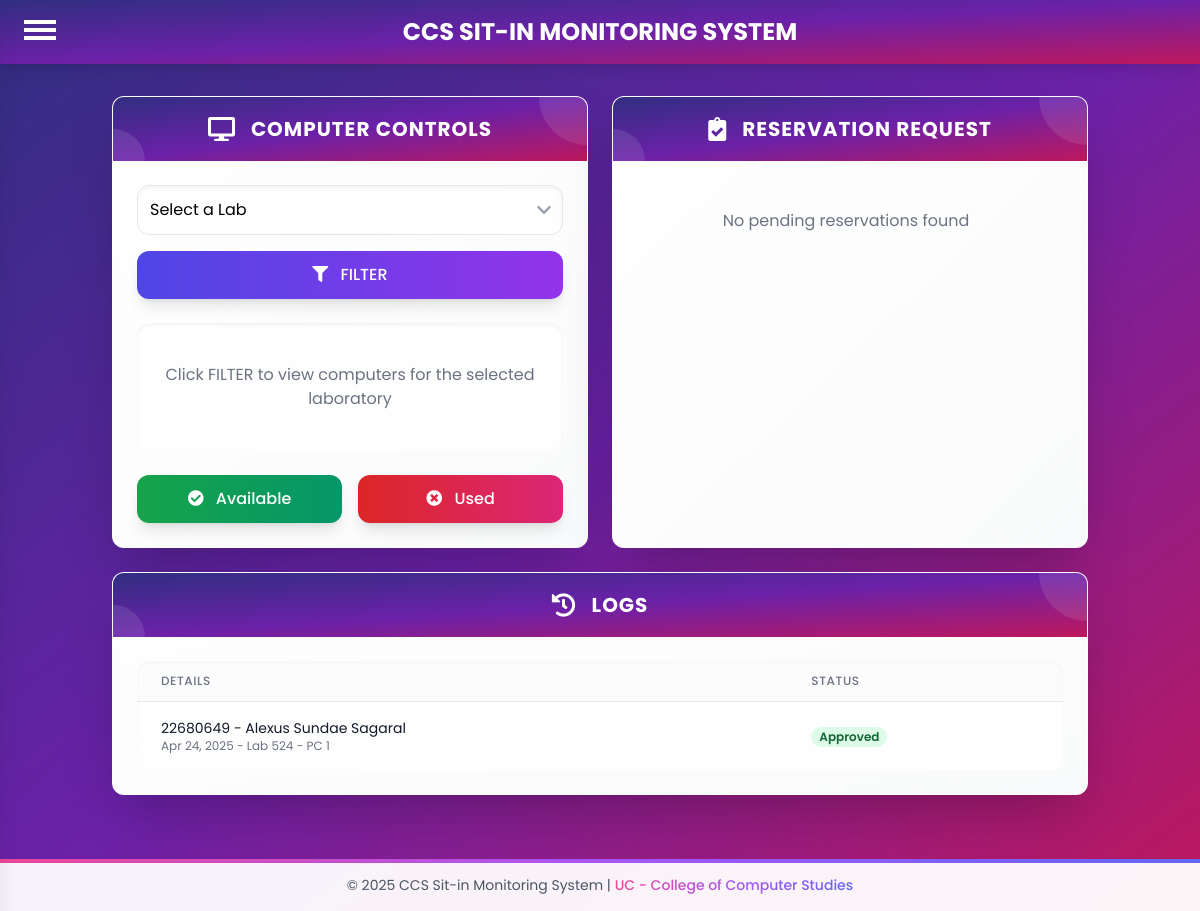
The page /admin/admin_reservation.php (signed in) on the database as committed earlier.
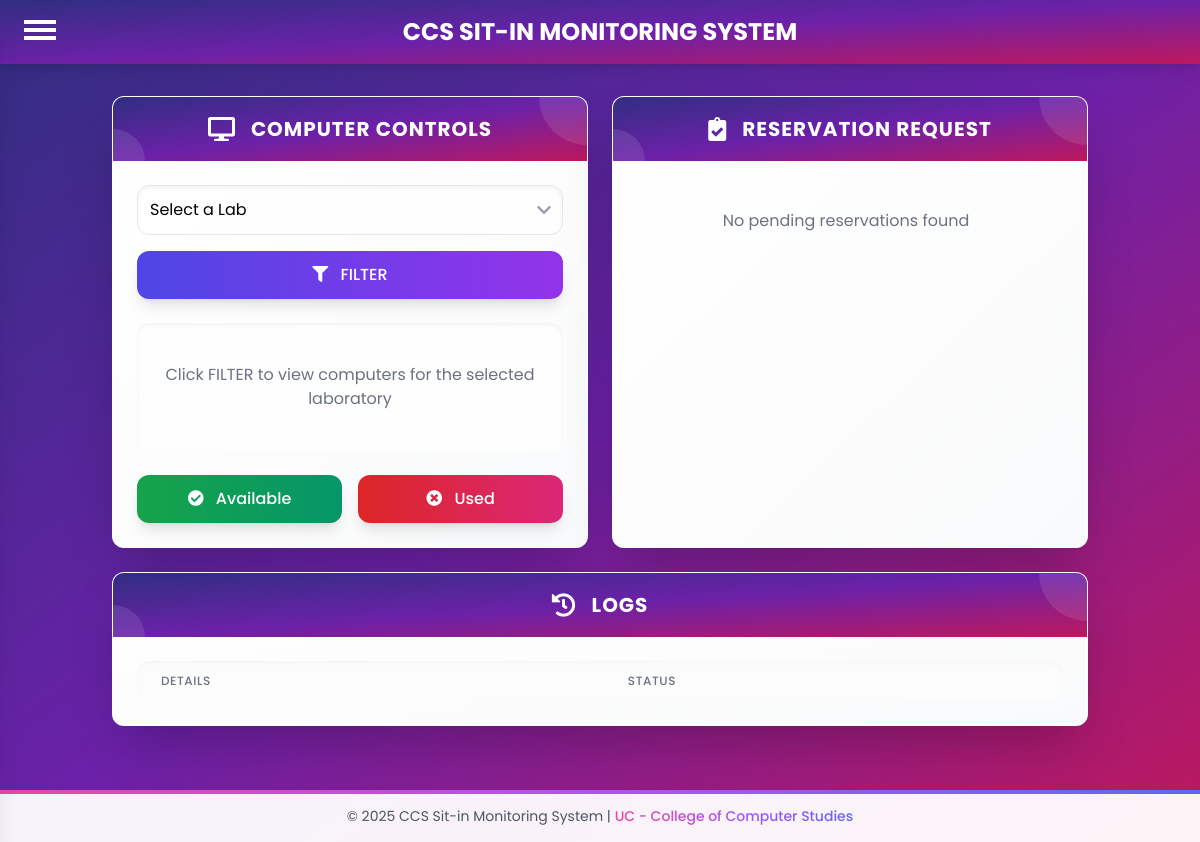
The same page on the database as committed later.
### tables this page shows
CREATE TABLE `reservation_logs` (
  `LOG_ID` int(11) NOT NULL,
  `IDNO` int(11) NOT NULL,
  `FULL_NAME` varchar(50) NOT NULL,
  `LABORATORY` varchar(30) NOT NULL,
  `PC_NUM` int(11) NOT NULL,
  `DATE` date NOT NULL,
  `TIME_IN` time NOT NULL,
  `STATUS` varchar(20) NOT NULL,
  `ACTION_DATE` timestamp NOT NULL DEFAULT current_timestamp()
);

### admin/admin_reservation.php (the view, shortened to what the changed rows need)
<?php
require '../db.php';
$logsQuery = "SELECT * FROM reservation_logs ORDER BY ACTION_DATE DESC LIMIT 10";
$logs = $conn->query($logsQuery);
    ?>
<!DOCTYPE html>
<html lang="en">
<head>
    <link rel="stylesheet" href="https://cdnjs.cloudflare.com/ajax/libs/font-awesome/5.15.4/css/all.min.css">
    <script src="https://cdn.tailwindcss.com"></script>
</head>
<body class="bg-gradient-to-br from-indigo-900 via-purple-800 to-pink-700 min-h-screen font-poppins">
    <div class="container mx-auto px-6 py-8">
        <div class="flex flex-col gap-6">
            <div class="grid grid-cols-1 md:grid-cols-2 gap-6">
                <div class="bg-gradient-to-br from-white to-gray-50 rounded-xl shadow-2xl overflow-hidden backdrop-blur-sm border border-white/30">
                    <div class="text-white p-4 flex items-center justify-center relative overflow-hidden"
                         style="background: linear-gradient(to bottom right, rgb(49, 46, 129), rgb(107, 33, 168), rgb(190, 24, 93))">
                        <h2 class="text-xl font-bold tracking-wider uppercase relative z-10">Computer Controls</h2>
                    </div>
                </div>
                <div class="bg-gradient-to-br from-white to-gray-50 rounded-xl shadow-2xl overflow-hidden backdrop-blur-sm border border-white/30">
                    <div class="text-white p-4 flex items-center justify-center relative overflow-hidden"
                         style="background: linear-gradient(to bottom right, rgb(49, 46, 129), rgb(107, 33, 168), rgb(190, 24, 93))">
                        <h2 class="text-xl font-bold tracking-wider uppercase relative z-10">Reservation Request</h2>
                    </div>
                </div>
            </div>
            <div class="w-full">
                <div class="bg-gradient-to-br from-white to-gray-50 rounded-xl shadow-2xl overflow-hidden backdrop-blur-sm border border-white/30">
                    <div class="text-white p-4 flex items-center justify-center relative overflow-hidden"
                         style="background: linear-gradient(to bottom right, rgb(49, 46, 129), rgb(107, 33, 168), rgb(190, 24, 93))">
                        <h2 class="text-xl font-bold tracking-wider uppercase relative z-10">Logs</h2>
                    </div>
                    <div class="p-6">
                        <div class="overflow-y-auto max-h-[600px] bg-white/80 rounded-xl shadow-inner">
                            <table class="min-w-full divide-y divide-gray-200">
                                <thead class="bg-gray-50/50">
                                    <tr>
                                        <th class="px-6 py-3 text-left text-xs font-medium text-gray-500 uppercase tracking-wider">Details</th>
                                        <th class="px-6 py-3 text-left text-xs font-medium text-gray-500 uppercase tracking-wider">Status</th>
                                    </tr>
                                </thead>
                                <tbody class="divide-y divide-gray-200 bg-white/50">
                                    <?php while($log = $logs->fetch_assoc()): ?>
                                        <tr>
                                            <td class="px-6 py-4 whitespace-nowrap">
                                                <div class="text-sm text-gray-900"><?php echo htmlspecialchars($log['IDNO']); ?> - <?php echo htmlspecialchars($log['FULL_NAME']); ?></div>
                                                <div class="text-xs text-gray-500">
                                                    <?php echo date('M d, Y', strtotime($log['DATE'])); ?> -
                                                    Lab <?php echo htmlspecialchars($log['LABORATORY']); ?> -
                                                    PC <?php echo htmlspecialchars($log['PC_NUM']); ?>
                                                </div>
                                            </td>
                                            <td class="px-6 py-4 whitespace-nowrap">
                                                <span class="px-2 inline-flex text-xs leading-5 font-semibold rounded-full
                                                    <?php echo $log['STATUS'] === 'Approved' ? 'bg-green-100 text-green-800' : 'bg-red-100 text-red-800'; ?>">
                                                    <?php echo htmlspecialchars($log['STATUS']); ?>
                                                </span>
                                            </td>
                                        </tr>
                                    <?php endwhile; ?>
                                </tbody>
                            </table>
                        </div>
                    </div>
                </div>
            </div>
        </div>
    </div>
</body>
</html>

Rows that differ between the two databases and show on the page:
removed reservation_logs: IDNO "22680649", FULL_NAME "Alexus Sundae Sagaral", DATE "Apr 24, 2025", LABORATORY "524", PC_NUM "1", STATUS "Approved"
